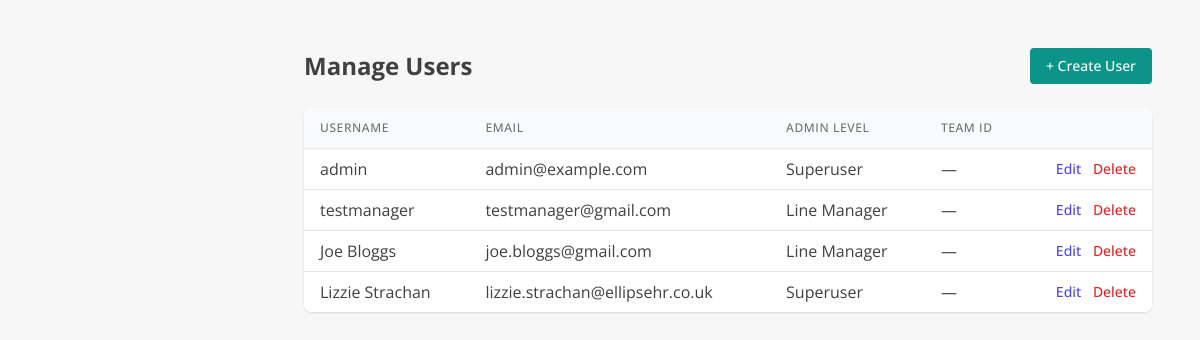
Before: /admin/users (signed in) with the older database file.
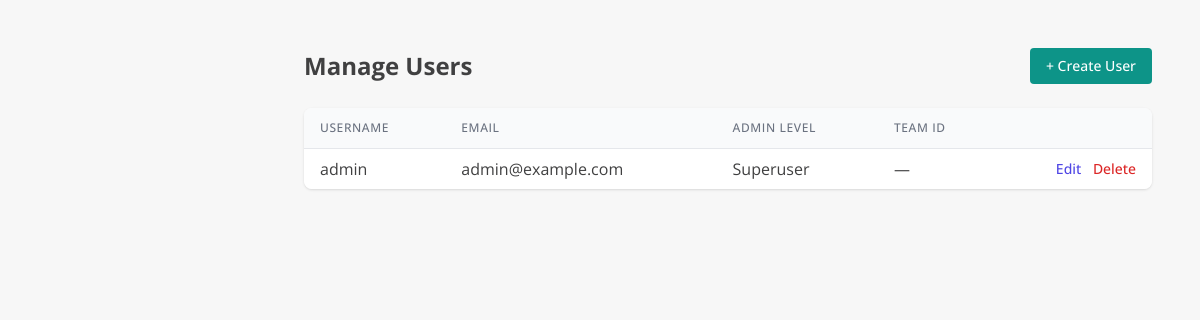
After: the same page with the newer database file.
### pip_app/models.py (models this page shows, shortened)
class User(db.Model, UserMixin):
    id = db.Column(db.Integer, primary_key=True)
    username = db.Column(db.String(80), unique=True, nullable=False)
    email = db.Column(db.String(120), unique=True, nullable=False)
    password_hash = db.Column(db.String(200), nullable=False)
    admin_level = db.Column(db.Integer, default=0)  # 0 = line mgr, 1 = admin, 2 = superuser
    team_id = db.Column(db.Integer, nullable=True)
    def is_superuser(self):
        return self.admin_level == 2

### app.py (the view)
@app.route('/admin/users')
@login_required
def manage_users():
    if not current_user.is_superuser():
        flash('Access denied.', 'danger')
        return redirect(url_for('dashboard'))
    users = User.query.all()
    return render_template('admin_users.html', users=users)

### app.py (called while the page is built)
@app.context_processor
def inject_module():
    return dict(active_module=session.get('active_module'))

@app.context_processor
def inject_csrf_token():
    return dict(csrf_token=generate_csrf)

@login_manager.user_loader
def load_user(user_id):
    return db.session.get(User, int(user_id))

@app.before_request
def set_active_module():
    path = request.path.lower()
    if path.startswith('/pip/') or \
       path.startswith('/employee/') or \
       path in ['/dashboard', '/pip_list', '/employee/list', '/employee/add', '/pip/select-employee']:
        session['active_module'] = 'PIP'
    elif path.startswith('/probation/'):
        session['active_module'] = 'Probation'
    elif path == '/':
        session.pop('active_module', None)

@app.context_processor
def inject_csrf_token():
    return dict(csrf_token=generate_csrf)

### templates/admin_users.html
{% extends "base.html" %}
{% block content %}
<div class="p-6">
  <div class="flex items-center justify-between mb-6">
    <h1 class="text-2xl font-bold">Manage Users</h1>
    <a href="{{ url_for('create_user') }}" class="inline-flex items-center px-4 py-2 bg-teal-600 text-white text-sm font-medium rounded hover:bg-teal-700">
      + Create User
    </a>
  </div>
  <div class="overflow-x-auto bg-white shadow rounded-lg">
    <table class="min-w-full divide-y divide-gray-200">
      <thead class="bg-gray-50">
        <tr>
          <th class="px-4 py-3 text-left text-xs font-medium text-gray-500 uppercase tracking-wider">Username</th>
          <th class="px-4 py-3 text-left text-xs font-medium text-gray-500 uppercase tracking-wider">Email</th>
          <th class="px-4 py-3 text-left text-xs font-medium text-gray-500 uppercase tracking-wider">Admin Level</th>
          <th class="px-4 py-3 text-left text-xs font-medium text-gray-500 uppercase tracking-wider">Team ID</th>
          <th class="px-4 py-3"></th>
        </tr>
      </thead>
      <tbody class="bg-white divide-y divide-gray-200">
        {% for user in users %}
        <tr>
          <td class="px-4 py-2 whitespace-nowrap">{{ user.username }}</td>
          <td class="px-4 py-2 whitespace-nowrap">{{ user.email }}</td>
          <td class="px-4 py-2 whitespace-nowrap">
            {% if user.admin_level == 2 %}
              Superuser
            {% elif user.admin_level == 1 %}
              Admin
            {% else %}
              Line Manager
            {% endif %}
          </td>
          <td class="px-4 py-2 whitespace-nowrap">{{ user.team_id or '—' }}</td>
          <td class="px-4 py-2 whitespace-nowrap text-right text-sm font-medium">
            <a href="{{ url_for('edit_user', user_id=user.id) }}" class="text-indigo-600 hover:text-indigo-900 mr-2">Edit</a>
            <form method="POST" action="{{ url_for('delete_user', user_id=user.id) }}" class="inline" onsubmit="return confirm('Are you sure you want to delete this user?');">
              <button type="submit" class="text-red-600 hover:text-red-800">Delete</button>
            </form>
          </td>
        </tr>
        {% endfor %}
      </tbody>
    </table>
  </div>
</div>
{% endblock %}

Changed rows visible on the page:
removed User: username "testmanager", email "testmanager@gmail.com", admin_level "Line Manager", team_id "—"
removed User: username "Joe Bloggs", email "joe.bloggs@gmail.com", admin_level "Line Manager", team_id "—"
removed User: username "Lizzie Strachan", email "lizzie.strachan@ellipsehr.co.uk", admin_level "Superuser", team_id "—"
